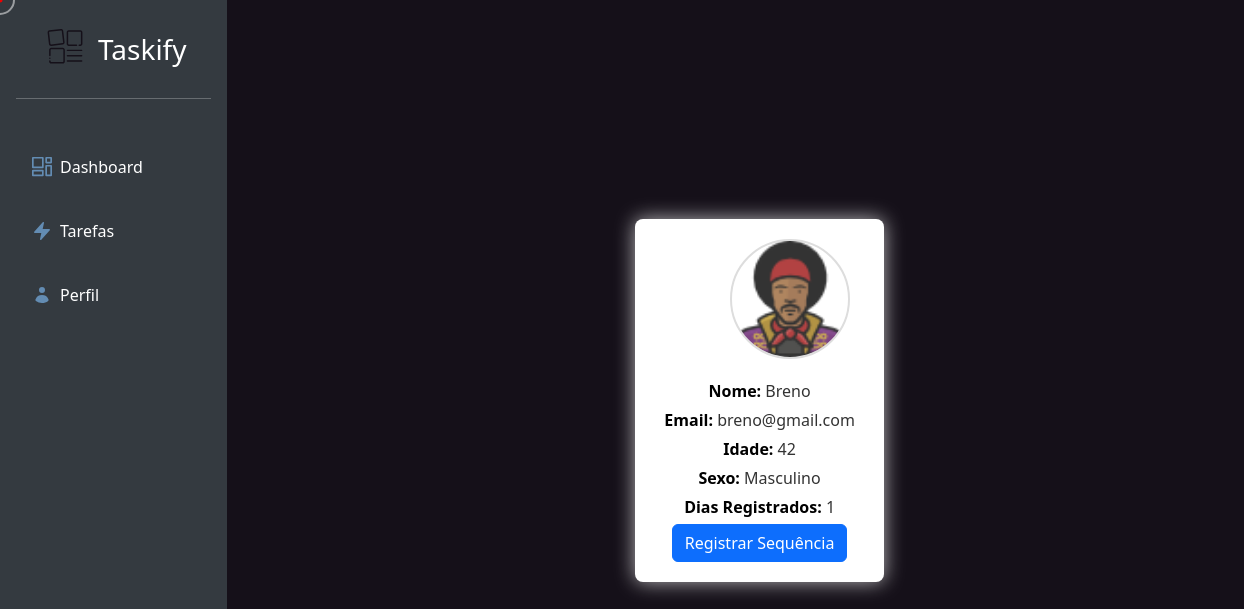
The page /Pages/home.php (signed in) on the database its author committed.
### tables this page shows
CREATE TABLE `usuarios` (
  `id` int(11) NOT NULL,
  `usuario` varchar(50) NOT NULL,
  `email` varchar(100) NOT NULL,
  `senha` varchar(255) NOT NULL,
  `nome` varchar(100) DEFAULT NULL,
  `imagem_perfil` varchar(255) DEFAULT NULL,
  `data_cadastro` timestamp NOT NULL DEFAULT current_timestamp(),
  `idade` int(11) DEFAULT NULL,
  `sexo` enum('Masculino','Feminino','Outro') DEFAULT NULL
);

### Pages/home.php (the view, shortened to what this page needs)
<?php
require_once '../DB/conexao.php';
$userId = $_SESSION['usuario_id'];
$stmt = $pdo->prepare("SELECT nome, email, idade, sexo, imagem_perfil FROM usuarios WHERE id = :id");
$stmt->execute(['id' => $userId]);
$usuario = $stmt->fetch(PDO::FETCH_ASSOC);
$imagemPerfil = $usuario['imagem_perfil'] ? htmlspecialchars($usuario['imagem_perfil']) : '../Assets/default-avatar.png';
$nome = htmlspecialchars($usuario['nome']);
$email = htmlspecialchars($usuario['email']);
$idade = htmlspecialchars($usuario['idade']);
$sexo = htmlspecialchars($usuario['sexo']);
$stmt = $pdo->prepare("SELECT COUNT(*) AS clicks FROM clicks_diarios WHERE usuario_id = :usuario_id AND data = CURDATE()");
$stmt->execute(['usuario_id' => $userId]);
$clickHoje = $stmt->fetchColumn();
$podeClicar = $clickHoje == 0;
$stmt = $pdo->prepare("SELECT COUNT(DISTINCT data) AS dias_registrados FROM clicks_diarios WHERE usuario_id = :usuario_id");
$stmt->execute(['usuario_id' => $userId]);
$diasRegistrados = $stmt->fetchColumn();
?>
<!DOCTYPE html>
<html lang="pt-br">
<head>
    <link rel="stylesheet" href="../Css/stylesHome.css">
    <link rel="stylesheet" href="../Css/stylesProfile.css">
    <link href="https://cdn.jsdelivr.net/npm/bootstrap@5.3.3/dist/css/bootstrap.min.css" rel="stylesheet">
    <link rel="stylesheet" href="https://cdnjs.cloudflare.com/ajax/libs/font-awesome/6.6.0/css/all.min.css">
</head>
<body>
    <div class="main-container">
        <div class="container-fluid">
            <div class="row">
                <div class="col-auto min-vh-100 sidebar px-3 d-flex flex-column">
                    <div class="pt-4 pb-2 px-4">
                        <a href="" class="text-decoration-none text-white d-flex align-items-center">
                            <img src="../Assets/logo.svg" alt="" style="width: 50px; height: 50px;">
                            <span class="fs-3 d-none d-sm-inline ms-2">Taskify</span>
                        </a>
                    </div>
                    <hr class="text-white mb-5">
                    <ul class="nav nav-pills flex-column mb-auto d-flex d-sm-block">
                        <li class="nav-item mb-4 d-flex justify-content-center d-sm-block">
                            <a href="home.php" class="nav-link text-white d-flex align-items-center">
                                <img class="link-icon" src="../Assets/dashboard.svg" alt="">
                                <span class="d-none d-sm-inline">Dashboard</span>
                            </a>
                        </li>
                        <li class="nav-item mb-4 d-flex justify-content-center d-sm-block">
                            <a href="tarefas.php" class="nav-link text-white d-flex align-items-center">
                                <img class="link-icon" src="../Assets/task.svg" alt="">
                                <span class="d-none d-sm-inline">Tarefas</span>
                            </a>
                        </li>
                        <li class="nav-item d-flex justify-content-center d-sm-block">
                            <a href="perfil.php" class="nav-link text-white d-flex align-items-center">
                                <img class="link-icon" src="../Assets/profile.svg" alt="">
                                <span class="d-none d-sm-inline">Perfil</span>
                            </a>
                        </li>
                    </ul>
                </div>
                <div id="dashboard" class="col main-content">
                    <div class="profile-container2">
                        <div class="profile-card2">
                            <div class="profile-header2">
                                <img id="profile-image2" src="<?php echo $imagemPerfil; ?>" alt="Imagem de Perfil">
                            </div>
                            <div class="profile-details">
                                <p><strong>Nome:</strong> <span id="profile-name"><?php echo $nome; ?></span></p>
                                <p><strong>Email:</strong> <?php echo $email; ?></p>
                                <p><strong>Idade:</strong> <?php echo $idade; ?></p>
                                <p><strong>Sexo:</strong> <?php echo $sexo; ?></p>
                                <p><strong>Dias Registrados:</strong> <span id="dias-registrados"><?php echo $diasRegistrados; ?></span></p>
                                <?php if ($podeClicar): ?>
                                    <button id="click-button" class="btn btn-primary">Registrar Sequência</button>
                                <?php else: ?>
                                    <p>Siga firme e forte!</p>
                                <?php endif; ?>
                            </div>
                        </div>
                    </div>
                </div>
            </div>
        </div>
    </div>
</body>
</html>

### Css/stylesHome.css (style rules this page uses)
html, body { margin: 0; padding: 0; background-color: #151019 !important;; z-index: -1; cursor: none; font-family: 'Poppins', sans-serif; }
.container-fluid { display: flex; }
#dashboard { display: flex; z-index: 1; justify-content: center; align-items: center; }
.sidebar { display: flex; background-color: rgba(255, 255, 255, 0.2); backdrop-filter: blur(5px); z-index: 1; cursor: none; }
.link-icon { width: 20px; margin-right: 8px; }
.profile-container2 { display: flex; padding: 20px; justify-content: center; align-items: center; text-align: center; height: 100vh; width: 80vw; }
.profile-card2 { background-color: #ffffff; border-radius: 8px; box-shadow: 0 0 20px rgba(255, 255, 255, 0.7); padding: 20px; width: 20vw; }
.profile-header2 { display: flex; justify-content: flex-start; gap: 20px; margin-bottom: 20px; margin-left: 4vw; align-items: center; }
.profile-header2 img { width: 120px; height: 120px; border-radius: 50%; object-fit: cover; border: 2px solid #ddd; margin-left: 2vw; }

### Css/stylesProfile.css (style rules this page uses)
#profile-name { font-size: 24px; margin: 0; text-align: left; }
.profile-details p { font-size: 16px; color: #333; margin: 5px 0; }
.profile-details strong { color: #000000; }
#profile-email, #profile-name { font-size: 16px; color: #333; }
.sidebar { background-color: #343a40; color: #fff; height: 100vh; position: fixed; top: 0; left: 0; width: 250px; }
.main-content { margin-left: 250px; }

### rows shown on the page
usuarios: imagem_perfil (picture), nome "Breno", email "breno@gmail.com", idade "42", sexo "Masculino"

### other values the page prints
$diasRegistrados "1"
